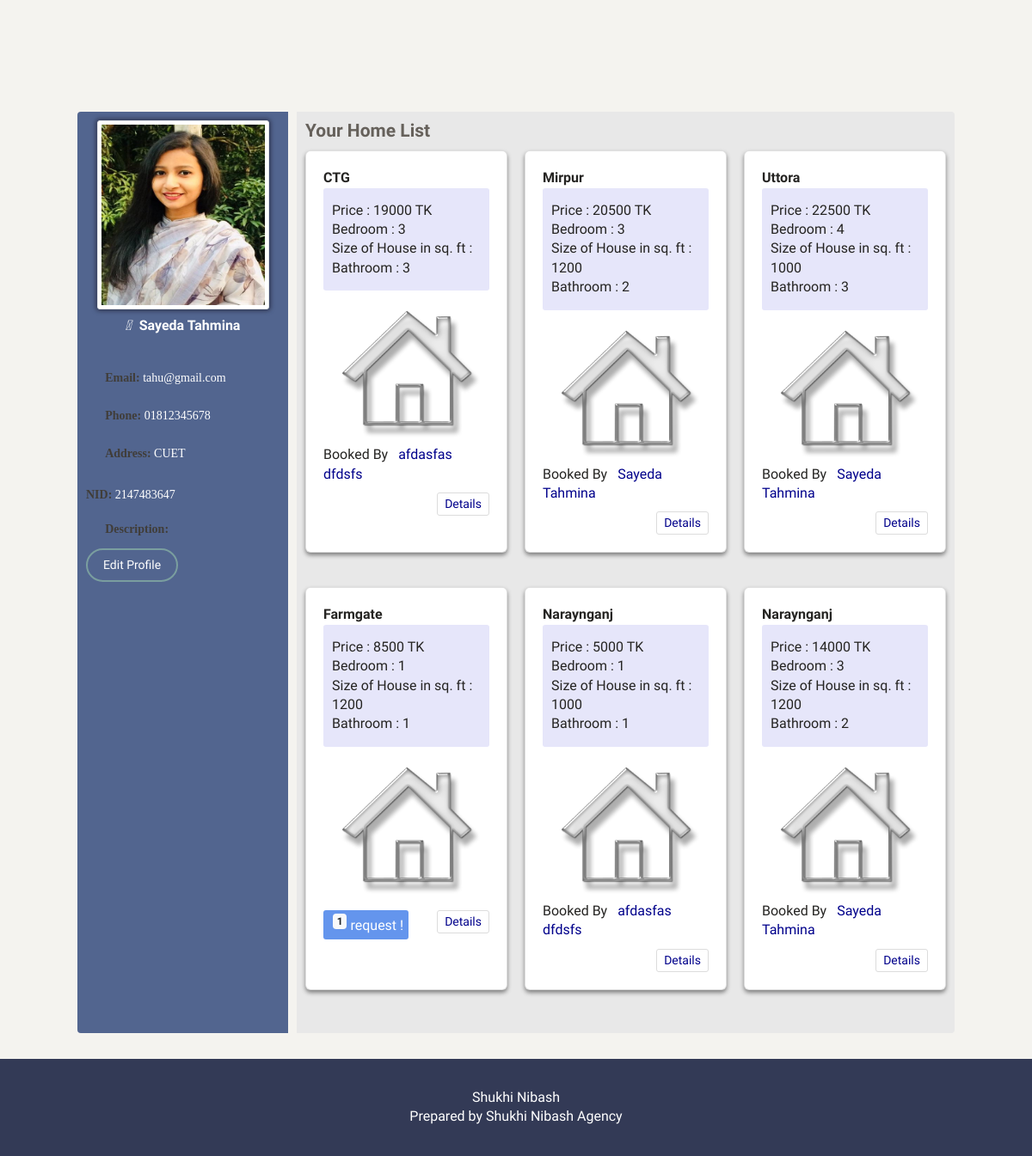
The app's page /owner_profile.php?owner_id=55 (signed in) with its own data.
### tables this page shows
CREATE TABLE `tbl_user` (
  `id` int(11) NOT NULL,
  `user` enum('owner','tenant') DEFAULT NULL,
  `fname` varchar(32) NOT NULL,
  `lname` varchar(32) NOT NULL,
  `email` varchar(52) NOT NULL,
  `password` varchar(152) NOT NULL,
  `nid` int(20) NOT NULL,
  `address` text NOT NULL,
  `pic` varchar(32) NOT NULL,
  `phone_number` varchar(20) NOT NULL,
  `account` int(10) NOT NULL,
  `description` text NOT NULL
);

CREATE TABLE `tbl_house` (
  `id` int(50) NOT NULL,
  `owner_id` int(50) NOT NULL,
  `tenant_id` int(50) NOT NULL,
  `address` text NOT NULL,
  `road_no` varchar(252) NOT NULL,
  `house_no` varchar(252) NOT NULL,
  `rental_value` varchar(50) NOT NULL,
  `house_type` varchar(50) NOT NULL,
  `floor` varchar(252) NOT NULL,
  `bedroom` varchar(50) NOT NULL,
  `sizehouse` varchar(5000) NOT NULL,
  `dinning_room` varchar(52) NOT NULL,
  `bathroom` varchar(50) NOT NULL,
  `kitchen` varchar(52) NOT NULL,
  `balconies` varchar(52) NOT NULL,
  `description` text NOT NULL,
  `active_status` int(11) NOT NULL,
  `request_status` int(11) NOT NULL,
  `img_1` varchar(252) NOT NULL,
  `img_2` varchar(252) NOT NULL,
  `img_3` varchar(252) NOT NULL
);

### Controller/baseController.php (called while the page is built, shortened)
<?php
  include_once 'lib/Database.php';
  class Basecontroller
  {
    public function __construct()
    {
      $this->db = new Database();
    }
  }
 ?>

### lib/Database.php (called while the page is built, shortened)
<?php
  class Database
  {
    private $hostdb = 'localhost';
    private $userdb = 'root';
    private $passdb = '';
    private $namedb = 'houserent';
    function __construct()
    {
      if (!isset($link)) {
        try {
          $pdo = new PDO("mysql:host=".$this->hostdb.";dbname=".$this->namedb,$this->userdb,$this->passdb);
          $pdo->setAttribute(PDO::ATTR_ERRMODE, PDO::ERRMODE_EXCEPTION);
          $pdo->exec("SET CHARACTER SET utf8");
          $this->link = $pdo;
        } catch (PDOException $e) {
          die("Failed to Connect with Database.".$e->getMessage());
        }
      }
    }
  }
 ?>

### Controller/Homecontroller.php (called while the page is built, shortened)
<?php
include_once 'Controller/baseController.php';
class Homecontroller extends Basecontroller
{
  public function gethomeDetailsbyowner($id)
  {
    $sql = 'select * from tbl_house where owner_id=:id order by id DESC';
    $query = $this->db->link->prepare($sql);
    $query->bindValue(':id', $id);
    $query->execute();
    $result = $query->fetchAll();
    return $result;
  }
  public function totalRequest($houseid)
  {
    $sql = "select * from tbl_rentrequest where house_id=:house_id";
    $query = $this->db->link->prepare($sql);
    $query->bindValue(':house_id', $houseid);
    $query->execute();
    $result = $query->fetchAll(PDO::FETCH_ASSOC);
    return $result;
  }
  public function getUser($id)
  {
    $sql = "select * from tbl_user where id=:id";
    $query = $this->db->link->prepare($sql);
    $query->bindParam('id', $id, PDO::PARAM_INT);
    $query->execute();
    $result = $query->fetchObject(__CLASS__);
    return $result;
  }
}

### lib/Session.php (called while the page is built, shortened)
<?php
  class Session
  {
    public static function get($key){
      if(isset($_SESSION[$key])){
        return $_SESSION[$key];
      }
      else{
        return false;
      }
    }
  }
 ?>

### owner_profile.php (the view, shortened to what this page needs)
<?php
  include 'inc/header.php';
  include 'Controller/Homecontroller.php';
?>
<?php
  $home = new Homecontroller();
  $id=0;
  if(isset($_GET['owner_id'])){
    $id = $_GET['owner_id'];
  }
  $user = $home->getUser($id);
 ?>
<div class="profile_area"  style="margin-top:100px">
  <div class="profile_main container">
    <div class="inner_profile row">
      <div class="left_profile col-sm-3">
        <div class="left_profile_inner">
          <div class="profile_title">
            <div class="profile_image">
              <img src="<?php
               if(isset($user->pic) && $user->pic != ''){echo $user->pic;}else{ echo 'assets/images/owner.png'; } ?>" class="img-thumbnail" alt="Owner">
            </div>
            <p class="text-center"> <i class="fas fa-user" style="margin-right:5px;"></i> <?php if(isset($user->fname)) echo $user->fname;if(isset($user->lname)) echo ' '.$user->lname; ?> </p>
          </div>
          <div class="profile_nav">
            <ul class="main_profile_nav">
              <li> <i class="fas fa-envelope"></i> <strong>Email:</strong> <?php if(isset($user->email)) echo $user->email; ?> </li>
              <li> <i class="fas fa-phone"></i> <strong>Phone:</strong> <?php if(isset($user->phone_number)) echo $user->phone_number; ?> </li>
              <li> <i class="fas fa-address-card"></i> <strong>Address:</strong> <?php if(isset($user->address)) echo $user->address; ?> </li>
              <li> <i class="fas fa-id-card-alt"></i> <strong>NID:</strong> <?php if(isset($user->nid)) echo $user->nid; ?> </li>
              <li> <i class="fas fa-angle-double-right"></i> <strong>Description:</strong> <p class="text-justify"><?php if(isset($user->description)) echo $user->description; ?></p> </li>
            </ul>
            <?php
              if(Session::get('user_id') == $id){
             ?>
            <ul class="extra_nav">
              <li> <a class="btn btn-primary" href="editprofile.php?id=<?php echo Session::get('user_id'); ?>">Edit Profile</a> </li>
            </ul>
          <?php } ?>
          </div>
        </div>
      </div>
      <div class="right_profile col-sm-9">
        <div class="right_profile_inner">
          <div class="house_main">
            <div class="available_house col-sm-12">
              <h4>Your Home List</h4>
<?php
  $home = new Homecontroller();
  $ava_home = $home->gethomeDetailsbyowner($id);
 ?>
              <div class="all_house row">
      <?php
      if(count($ava_home) > 0) {
        foreach ($ava_home as $house){
        $houseid = $house['id'];
        $total_req = $home->totalRequest($houseid);
       ?>
                <div class="single_house card">
                  <div class="single_house_inner card-body">
                    <div class="house_title">
                      <p style="font-weight:600;">  <i class="fas fa-map-marker-alt"></i> <?php echo $house['address']; ?> </p>
                      <p class="rent">Price : <?php echo $house['rental_value']; ?> TK
                      <br>
                      Bedroom : <?php echo $house['bedroom']; ?>
                      <br>
                      Size of House in sq. ft : <?php echo $house['sizehouse']; ?>
                      <br>
                      Bathroom : <?php echo $house['bathroom']; ?></p>
                    </div>
                    <div class="house_img">
                      <img src="assets/images/house/house29.png" alt="House">
                    </div>
                    <?php
                      if ($house['active_status'] == 1) {
                        $getuser = $home->getUser($house['tenant_id']);
                    ?>
                      <p style="overflow:hidden;">Booked By <a href="tenant_profile.php?tenant_id=<?php echo $getuser->id; ?>" target="_blank" style="font-weight:strong;margin:0px;float:none;border:none;"><?php echo $getuser->fname.' '.$getuser->lname; ?></a> </p>
                    <?php
                      }else if(is_array($total_req) && count($total_req) > 0){ ?>
                    <p style="display:inline-block;margin-top:10px;padding:4px 6px;color:#fff;border-radius:3px;background-color:cornflowerblue;"><span style="margin-left:5px;" class="badge badge-light"> <?php echo count($total_req); ?></span> request !</p>
                  <?php } ?>
                    <a href="housedetails.php?house_id=<?php echo $house['id']; ?>">Details</a>
                  </div>
                </div>
        <?php } }else{ echo "You havn't any availabe/free room."; } ?>
              </div>
            </div>
          </div>
        </div>
      </div>
    </div>
  </div>
</div>
<?php
  include 'inc/footer.php';
?>

### assets/css/style.css (style rules this page uses)
.container { padding: 0px; max-width: 85%; }
body { font-family: poppins; }
h1, h2, h3, h4, h5, p, ul, .row { padding: 0px; margin: 0px; }
[class*="col-"] { padding-left: 0 !important; padding-right: 0 !important; }
ul { list-style: none; }
.left_profile_inner { background-color: #52658f; border-radius: 4px 0px 0px 4px; padding: 10px; color: #fff; margin-right: 10px; height: 100%; }
.left_profile_inner a { color: #fff; }
.right_profile_inner { min-height: 600px; background-color: #e8e8e8; border-radius: 0px 4px 4px 0px; padding: 10px; }
.left_profile_inner .profile_image { height: 220px; width: 200px; margin: 0px auto; }
.left_profile_inner .profile_image img { height: 100%; width: 100%; border-radius: 3px; box-shadow: 0px 0px 5px 2px #333a56; }
.left_profile_inner .profile_title { margin-bottom: 20px; }
.profile_main { padding: 30px 0px; }
.profile_title p { padding: 8px 0px; font-size: 16px; font-weight: 600; }
.available_house h4 { margin-bottom: 10px; }
.available_house { margin-bottom: 20px; }
.all_house { display: grid; grid-template-columns: auto auto auto; grid-column-gap: 20px; grid-row-gap: 20px; }
.single_house { box-shadow: 0px 3px 5px 0px grey; transition: 0.4s; cursor: pointer; }
.single_house_inner a { padding: 2px 8px; border: 1px solid gainsboro; border-radius: 3px; color: darkblue; float: right; margin-top: 10px; transition: 0.4s; }
.house_img { height: 180px; width: 180px; margin: 0px auto; }
.house_img img { height: 100%; width: 100%; }
.profile_main { margin-top: 50px; }
.main_profile_nav li { margin-bottom: 8px; }
.main_profile_nav li i { width: 28px; color: #333a56; font-size: 24px; vertical-align: bottom; }
.rent { background-color: lavender; padding: 15px 10px; border-radius: 3px; }
.badge { vertical-align: super; }

### records on screen
tbl_user: pic (picture), fname "Sayeda", lname "Tahmina", email "tahu@gmail.com", phone_number "01812345678", address "CUET", nid "2147483647"
tbl_house: address "CTG", rental_value "19000", bedroom "3", bathroom "3", tbl_user.fname "afdasfas", tbl_user.lname "dfdsfs"
tbl_house: address "Mirpur", rental_value "20500", bedroom "3", sizehouse "1200", bathroom "2", tbl_user.fname "Sayeda", tbl_user.lname "Tahmina"
tbl_house: address "Uttora", rental_value "22500", bedroom "4", sizehouse "1000", bathroom "3", tbl_user.fname "Sayeda", tbl_user.lname "Tahmina"
tbl_house: address "Farmgate", rental_value "8500", bedroom "1", sizehouse "1200", bathroom "1", count($total_req) "1"
tbl_house: address "Naraynganj", rental_value "5000", bedroom "1", sizehouse "1000", bathroom "1", tbl_user.fname "afdasfas", tbl_user.lname "dfdsfs"
tbl_house: address "Naraynganj", rental_value "14000", bedroom "3", sizehouse "1200", bathroom "2", tbl_user.fname "Sayeda", tbl_user.lname "Tahmina"
